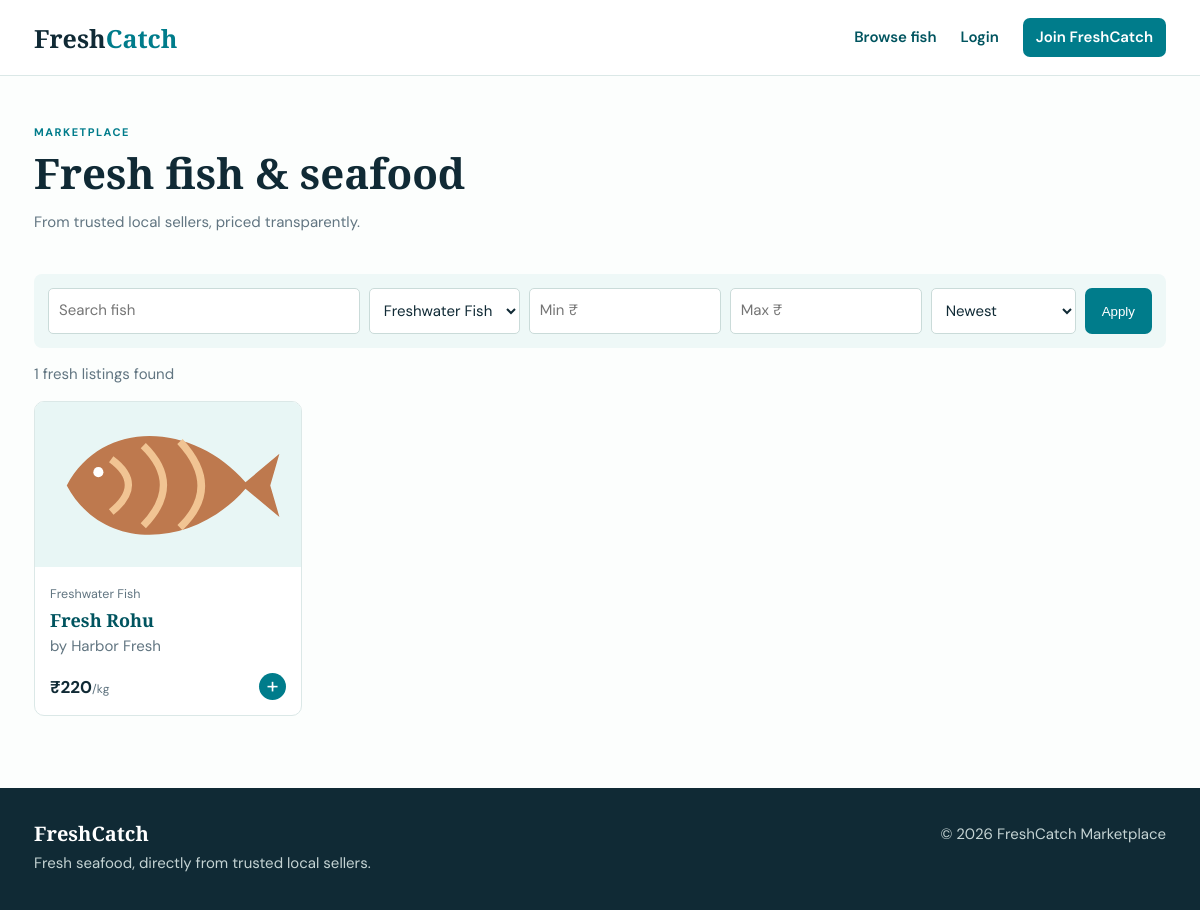
Screenshot of /products.php?category=1 with the database file from the repository.
### tables this page shows
CREATE TABLE products (
 id INT UNSIGNED AUTO_INCREMENT PRIMARY KEY, seller_id INT UNSIGNED NOT NULL, category_id INT UNSIGNED NOT NULL, name VARCHAR(140) NOT NULL,
 description TEXT NOT NULL, image_path VARCHAR(255), price DECIMAL(10,2) NOT NULL, stock DECIMAL(10,2) NOT NULL DEFAULT 0,
 min_quantity DECIMAL(10,2) NOT NULL DEFAULT 1, freshness_info VARCHAR(180), is_available TINYINT(1) DEFAULT 1,
 created_at TIMESTAMP DEFAULT CURRENT_TIMESTAMP, updated_at TIMESTAMP DEFAULT CURRENT_TIMESTAMP ON UPDATE CURRENT_TIMESTAMP,
 FOREIGN KEY(seller_id) REFERENCES seller_profiles(id) ON DELETE CASCADE, FOREIGN KEY(category_id) REFERENCES categories(id), INDEX(category_id), INDEX(seller_id), INDEX(price)
);

CREATE TABLE categories (id INT UNSIGNED AUTO_INCREMENT PRIMARY KEY, name VARCHAR(80) NOT NULL UNIQUE, description VARCHAR(255), is_active TINYINT(1) DEFAULT 1, created_at TIMESTAMP DEFAULT CURRENT_TIMESTAMP);

CREATE TABLE seller_profiles (
 id INT UNSIGNED AUTO_INCREMENT PRIMARY KEY, user_id INT UNSIGNED NOT NULL UNIQUE, shop_name VARCHAR(120) NOT NULL,
 description TEXT, location VARCHAR(150), approval_status ENUM('pending','approved','rejected') NOT NULL DEFAULT 'pending',
 approved_at DATETIME NULL, FOREIGN KEY(user_id) REFERENCES users(id) ON DELETE CASCADE
);

### includes/functions.php (called while the page is built, shortened)
<?php require_once __DIR__.'/db.php';
function e($v): string { return htmlspecialchars((string)$v, ENT_QUOTES, 'UTF-8'); }
function url($path=''): string { return BASE_URL . '/' . ltrim($path,'/'); }

### includes/db.php (called while the page is built)
<?php require_once __DIR__.'/config.php';
function db(): PDO { static $pdo; if (!$pdo) { $pdo=new PDO('mysql:host='.DB_HOST.';dbname='.DB_NAME.';charset=utf8mb4',DB_USER,DB_PASS,[PDO::ATTR_ERRMODE=>PDO::ERRMODE_EXCEPTION,PDO::ATTR_DEFAULT_FETCH_MODE=>PDO::FETCH_ASSOC]); } return $pdo; }

### products.php (the view, shortened to what this page needs)
<?php $pageTitle='Browse fresh fish';require 'includes/header.php'; $q=trim($_GET['q']??'');$category=(int)($_GET['category']??0);$min=$_GET['min']??'';$max=$_GET['max']??'';$sort=$_GET['sort']??'new';
$where=["p.is_available=1","sp.approval_status='approved'"];$args=[];if($category){$where[]='p.category_id=?';$args[]=$category;}$orders=['low'=>'p.price ASC','high'=>'p.price DESC','new'=>'p.created_at DESC'];
$sql='SELECT p.*,sp.shop_name,c.name category FROM products p JOIN seller_profiles sp ON p.seller_id=sp.id JOIN categories c ON p.category_id=c.id WHERE '.implode(' AND ',$where).' ORDER BY '.($orders[$sort] ?? $orders['new']);$s=db()->prepare($sql);$s->execute($args);$products=$s->fetchAll();$cats=db()->query('SELECT * FROM categories WHERE is_active=1 ORDER BY name')->fetchAll();?>
<div class="page-title"><p class="eyebrow">MARKETPLACE</p><h1>Fresh fish & seafood</h1><p>From trusted local sellers, priced transparently.</p></div><form class="filters" method="get"><input name="q" value="<?=e($q)?>" placeholder="Search fish"><select name="category"><option value="">All categories</option><?php foreach($cats as $c):?><option value="<?=$c['id']?>" <?=$category===$c['id']?'selected':''?>><?=e($c['name'])?></option><?php endforeach;?></select><input type="number" name="min" min="0" value="<?=e($min)?>" placeholder="Min ₹"><input type="number" name="max" min="0" value="<?=e($max)?>" placeholder="Max ₹"><select name="sort"><option value="new">Newest</option><option value="low" <?=$sort==='low'?'selected':''?>>Price: low first</option><option value="high" <?=$sort==='high'?'selected':''?>>Price: high first</option></select><button>Apply</button></form>
<p class="result-count"><?=count($products)?> fresh listings found</p><section class="product-grid"><?php foreach($products as $p):require 'includes/product-card.php';endforeach;?></section><?php if(!$products):?><div class="empty">🐟<h2>No catch matches your filters.</h2><a href="products.php">Clear filters</a></div><?php endif; require 'includes/footer.php'; ?>

### includes/product-card.php
<article class="product-card"><a class="product-image" href="product.php?id=<?=$p['id']?>"><?php if($p['image_path']):?><img src="<?=url($p['image_path'])?>" alt="<?=e($p['name'])?>"><?php else:?><span>🐟</span><?php endif;?></a><div class="product-body"><small><?=e($p['category']??'Fresh seafood')?></small><h3><a href="product.php?id=<?=$p['id']?>"><?=e($p['name'])?></a></h3><p class="seller">by <?=e($p['shop_name']??'FreshCatch seller')?></p><div class="price-row"><strong>₹<?=number_format($p['price'],0)?><i>/kg</i></strong><a class="round" href="product.php?id=<?=$p['id']?>">+</a></div></div></article>

### assets/css/style.css (style rules this page uses)
:root { --ink:#102a35;--muted:#617581;--sea:#007c8b;--deep:#00545f;--foam:#eef8f7;--coral:#f2634c;--line:#dbe8e7;--white:#fff }
* { box-sizing:border-box }
body { margin:0;color:var(--ink);font:15px/1.55 'DM Sans',sans-serif;background:#fcfefd }
a { color:var(--deep);text-decoration:none }
button,.button { border:0;background:var(--sea);color:white;padding:11px 17px;border-radius:7px;font:600 14px inherit;cursor:pointer;display:inline-block }
.eyebrow { font-size:11px;font-weight:700;letter-spacing:1.5px;color:var(--sea);margin:0 0 9px }
.hero h1,h1,h2 { font-family:'Playfair Display';line-height:1.1 }
.product-grid { display:grid;grid-template-columns:repeat(4,1fr);gap:20px }
.product-card { border:1px solid var(--line);background:#fff;border-radius:10px;overflow:hidden }
.product-image { height:165px;background:var(--foam);display:grid;place-items:center;font-size:56px }
.product-image img,.thumb img,.detail-image img { width:100%;height:100%;object-fit:cover }
.product-body { padding:15px }
.product-body small,.seller { color:var(--muted);margin:0 }
.product-body h3 { font:600 18px 'Playfair Display';margin:3px 0 }
.price-row { display:flex;justify-content:space-between;align-items:center;margin-top:15px }
.price-row strong { font-size:17px }
.price-row i { font-style:normal;font-weight:400;color:var(--muted);font-size:12px }
.round { background:var(--sea);color:#fff;border-radius:50%;width:27px;height:27px;text-align:center;font-size:22px;line-height:25px }
.page-title { padding:48px 0 25px }
.page-title h1 { font-size:42px;margin:0 }
.page-title>p:not(.eyebrow) { color:var(--muted) }
.filters { display:flex;gap:9px;padding:14px;background:var(--foam);border-radius:8px }
.filters input,.filters select,input,textarea,select { padding:10px;border:1px solid #cadbd9;border-radius:5px;background:#fff;font:inherit;color:var(--ink) }
.filters input:first-child { flex:1 }
.result-count { color:var(--muted) }

### rows the page displays
products: image_path (picture), category.name "Freshwater Fish", name "Fresh Rohu", seller.shop_name "Harbor Fresh", price "220"

### other values shown
count($products) "1"
form field category "Freshwater Fish"
